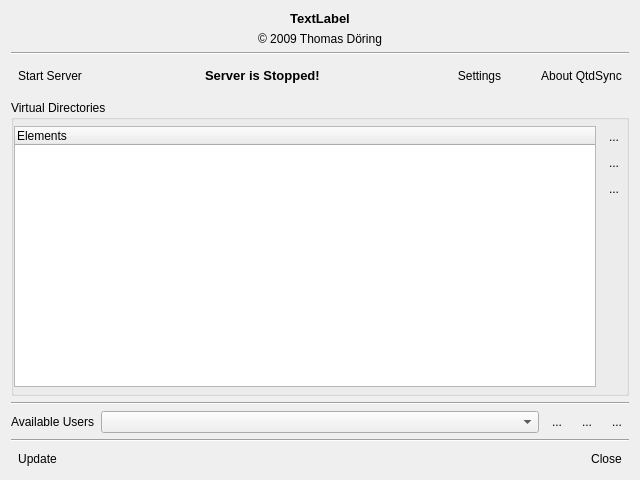
<?xml version="1.0" encoding="UTF-8"?>
<ui version="4.0">
 <class>QtdSyncServer</class>
 <widget class="QDialog" name="QtdSyncServer">
  <property name="geometry">
   <rect>
    <x>0</x>
    <y>0</y>
    <width>640</width>
    <height>480</height>
   </rect>
  </property>
  <property name="minimumSize">
   <size>
    <width>640</width>
    <height>480</height>
   </size>
  </property>
  <property name="acceptDrops">
   <bool>true</bool>
  </property>
  <property name="windowTitle">
   <string>QtdSync Server</string>
  </property>
  <property name="windowIcon">
   <iconset resource="../QtdSync.qrc">
    <normaloff>:/images/newIcon.png</normaloff>:/images/newIcon.png</iconset>
  </property>
  <layout class="QVBoxLayout" name="verticalLayout_3">
   <item>
    <widget class="QLabel" name="m_pProduct">
     <property name="font">
      <font>
       <pointsize>10</pointsize>
       <weight>75</weight>
       <bold>true</bold>
      </font>
     </property>
     <property name="text">
      <string>TextLabel</string>
     </property>
     <property name="alignment">
      <set>Qt::AlignCenter</set>
     </property>
    </widget>
   </item>
   <item>
    <widget class="QLabel" name="m_pCopyright">
     <property name="text">
      <string>© 2009 Thomas Döring</string>
     </property>
     <property name="alignment">
      <set>Qt::AlignCenter</set>
     </property>
    </widget>
   </item>
   <item>
    <layout class="QVBoxLayout" name="verticalLayout_2">
     <property name="spacing">
      <number>2</number>
     </property>
     <item>
      <widget class="Line" name="line_2">
       <property name="orientation">
        <enum>Qt::Horizontal</enum>
       </property>
      </widget>
     </item>
     <item>
      <layout class="QHBoxLayout" name="horizontalLayout">
       <item>
        <widget class="QToolButton" name="m_pPB_RunServer">
         <property name="sizePolicy">
          <sizepolicy hsizetype="Fixed" vsizetype="Fixed">
           <horstretch>0</horstretch>
           <verstretch>0</verstretch>
          </sizepolicy>
         </property>
         <property name="text">
          <string>Start Server</string>
         </property>
         <property name="icon">
          <iconset resource="../QtdSync.qrc">
           <normaloff>:/images/icon_green.png</normaloff>:/images/icon_green.png</iconset>
         </property>
         <property name="toolButtonStyle">
          <enum>Qt::ToolButtonTextUnderIcon</enum>
         </property>
         <property name="autoRaise">
          <bool>true</bool>
         </property>
        </widget>
       </item>
       <item>
        <spacer name="horizontalSpacer_2">
         <property name="orientation">
          <enum>Qt::Horizontal</enum>
         </property>
         <property name="sizeType">
          <enum>QSizePolicy::MinimumExpanding</enum>
         </property>
         <property name="sizeHint" stdset="0">
          <size>
           <width>40</width>
           <height>37</height>
          </size>
         </property>
        </spacer>
       </item>
       <item>
        <widget class="QLabel" name="m_pL_Status_Icon">
         <property name="sizePolicy">
          <sizepolicy hsizetype="Fixed" vsizetype="Preferred">
           <horstretch>0</horstretch>
           <verstretch>0</verstretch>
          </sizepolicy>
         </property>
         <property name="text">
          <string/>
         </property>
         <property name="pixmap">
          <pixmap resource="../QtdSync.qrc">:/images/cube_red.png</pixmap>
         </property>
        </widget>
       </item>
       <item>
        <widget class="QLabel" name="m_pL_Status_Text">
         <property name="sizePolicy">
          <sizepolicy hsizetype="Minimum" vsizetype="Preferred">
           <horstretch>0</horstretch>
           <verstretch>0</verstretch>
          </sizepolicy>
         </property>
         <property name="font">
          <font>
           <pointsize>10</pointsize>
           <weight>75</weight>
           <bold>true</bold>
          </font>
         </property>
         <property name="text">
          <string>Server is Stopped!</string>
         </property>
        </widget>
       </item>
       <item>
        <spacer name="horizontalSpacer_3">
         <property name="orientation">
          <enum>Qt::Horizontal</enum>
         </property>
         <property name="sizeType">
          <enum>QSizePolicy::MinimumExpanding</enum>
         </property>
         <property name="sizeHint" stdset="0">
          <size>
           <width>40</width>
           <height>20</height>
          </size>
         </property>
        </spacer>
       </item>
       <item>
        <widget class="QToolButton" name="m_pPB_Settings">
         <property name="sizePolicy">
          <sizepolicy hsizetype="MinimumExpanding" vsizetype="Preferred">
           <horstretch>0</horstretch>
           <verstretch>0</verstretch>
          </sizepolicy>
         </property>
         <property name="toolTip">
          <string>Settings</string>
         </property>
         <property name="text">
          <string>Settings</string>
         </property>
         <property name="icon">
          <iconset resource="../QtdSync.qrc">
           <normaloff>:/images/newIcon.png</normaloff>:/images/newIcon.png</iconset>
         </property>
         <property name="toolButtonStyle">
          <enum>Qt::ToolButtonTextUnderIcon</enum>
         </property>
         <property name="autoRaise">
          <bool>true</bool>
         </property>
        </widget>
       </item>
       <item>
        <widget class="QToolButton" name="m_pPB_About">
         <property name="sizePolicy">
          <sizepolicy hsizetype="Fixed" vsizetype="Preferred">
           <horstretch>0</horstretch>
           <verstretch>0</verstretch>
          </sizepolicy>
         </property>
         <property name="toolTip">
          <string>About QtdSync</string>
         </property>
         <property name="text">
          <string>About QtdSync</string>
         </property>
         <property name="icon">
          <iconset resource="../QtdSync.qrc">
           <normaloff>:/images/about.png</normaloff>:/images/about.png</iconset>
         </property>
         <property name="toolButtonStyle">
          <enum>Qt::ToolButtonTextUnderIcon</enum>
         </property>
         <property name="autoRaise">
          <bool>true</bool>
         </property>
        </widget>
       </item>
      </layout>
     </item>
    </layout>
   </item>
   <item>
    <widget class="QGroupBox" name="groupBox_2">
     <property name="sizePolicy">
      <sizepolicy hsizetype="Preferred" vsizetype="Preferred">
       <horstretch>0</horstretch>
       <verstretch>2</verstretch>
      </sizepolicy>
     </property>
     <property name="minimumSize">
      <size>
       <width>0</width>
       <height>0</height>
      </size>
     </property>
     <property name="title">
      <string>Virtual Directories</string>
     </property>
     <property name="flat">
      <bool>true</bool>
     </property>
     <layout class="QHBoxLayout" name="horizontalLayout_3">
      <property name="spacing">
       <number>6</number>
      </property>
      <property name="leftMargin">
       <number>0</number>
      </property>
      <property name="topMargin">
       <number>6</number>
      </property>
      <property name="rightMargin">
       <number>0</number>
      </property>
      <property name="bottomMargin">
       <number>6</number>
      </property>
      <item>
       <widget class="QtdTreeWidget" name="m_pTW_Folders">
        <property name="minimumSize">
         <size>
          <width>0</width>
          <height>0</height>
         </size>
        </property>
        <property name="alternatingRowColors">
         <bool>true</bool>
        </property>
        <column>
         <property name="text">
          <string>Elements</string>
         </property>
        </column>
       </widget>
      </item>
      <item>
       <layout class="QVBoxLayout" name="verticalLayout">
        <property name="spacing">
         <number>5</number>
        </property>
        <item>
         <widget class="QToolButton" name="m_pPB_Config_Add">
          <property name="sizePolicy">
           <sizepolicy hsizetype="Minimum" vsizetype="Preferred">
            <horstretch>0</horstretch>
            <verstretch>0</verstretch>
           </sizepolicy>
          </property>
          <property name="toolTip">
           <string>Add Virtual Directory</string>
          </property>
          <property name="text">
           <string>...</string>
          </property>
          <property name="icon">
           <iconset resource="../QtdSync.qrc">
            <normaloff>:/images/add.png</normaloff>:/images/add.png</iconset>
          </property>
          <property name="autoRaise">
           <bool>true</bool>
          </property>
         </widget>
        </item>
        <item>
         <widget class="QToolButton" name="m_pPB_Config_Remove">
          <property name="sizePolicy">
           <sizepolicy hsizetype="Minimum" vsizetype="Preferred">
            <horstretch>0</horstretch>
            <verstretch>0</verstretch>
           </sizepolicy>
          </property>
          <property name="toolTip">
           <string>Remove Virtual Directory</string>
          </property>
          <property name="text">
           <string>...</string>
          </property>
          <property name="icon">
           <iconset resource="../QtdSync.qrc">
            <normaloff>:/images/delete.png</normaloff>:/images/delete.png</iconset>
          </property>
          <property name="autoRaise">
           <bool>true</bool>
          </property>
         </widget>
        </item>
        <item>
         <widget class="QToolButton" name="m_pPB_Config_Edit">
          <property name="sizePolicy">
           <sizepolicy hsizetype="Minimum" vsizetype="Preferred">
            <horstretch>0</horstretch>
            <verstretch>0</verstretch>
           </sizepolicy>
          </property>
          <property name="toolTip">
           <string>Edit Virtual Directory</string>
          </property>
          <property name="text">
           <string>...</string>
          </property>
          <property name="icon">
           <iconset resource="../QtdSync.qrc">
            <normaloff>:/images/edit.png</normaloff>:/images/edit.png</iconset>
          </property>
          <property name="autoRaise">
           <bool>true</bool>
          </property>
         </widget>
        </item>
        <item>
         <spacer name="verticalSpacer">
          <property name="orientation">
           <enum>Qt::Vertical</enum>
          </property>
          <property name="sizeType">
           <enum>QSizePolicy::MinimumExpanding</enum>
          </property>
          <property name="sizeHint" stdset="0">
           <size>
            <width>20</width>
            <height>40</height>
           </size>
          </property>
         </spacer>
        </item>
       </layout>
      </item>
     </layout>
    </widget>
   </item>
   <item>
    <widget class="Line" name="line_3">
     <property name="orientation">
      <enum>Qt::Horizontal</enum>
     </property>
    </widget>
   </item>
   <item>
    <layout class="QHBoxLayout" name="horizontalLayout_4">
     <item>
      <widget class="QLabel" name="label">
       <property name="text">
        <string>Available Users</string>
       </property>
      </widget>
     </item>
     <item>
      <widget class="QComboBox" name="m_pCB_Users">
       <property name="sizePolicy">
        <sizepolicy hsizetype="MinimumExpanding" vsizetype="Fixed">
         <horstretch>0</horstretch>
         <verstretch>0</verstretch>
        </sizepolicy>
       </property>
      </widget>
     </item>
     <item>
      <widget class="QToolButton" name="m_pPB_User_Add">
       <property name="sizePolicy">
        <sizepolicy hsizetype="Minimum" vsizetype="Preferred">
         <horstretch>0</horstretch>
         <verstretch>0</verstretch>
        </sizepolicy>
       </property>
       <property name="toolTip">
        <string>Add User</string>
       </property>
       <property name="text">
        <string>...</string>
       </property>
       <property name="icon">
        <iconset resource="../QtdSync.qrc">
         <normaloff>:/images/add.png</normaloff>:/images/add.png</iconset>
       </property>
       <property name="autoRaise">
        <bool>true</bool>
       </property>
      </widget>
     </item>
     <item>
      <widget class="QToolButton" name="m_pPB_User_Remove">
       <property name="sizePolicy">
        <sizepolicy hsizetype="Minimum" vsizetype="Preferred">
         <horstretch>0</horstretch>
         <verstretch>0</verstretch>
        </sizepolicy>
       </property>
       <property name="toolTip">
        <string>Remove User</string>
       </property>
       <property name="text">
        <string>...</string>
       </property>
       <property name="icon">
        <iconset resource="../QtdSync.qrc">
         <normaloff>:/images/delete.png</normaloff>:/images/delete.png</iconset>
       </property>
       <property name="autoRaise">
        <bool>true</bool>
       </property>
      </widget>
     </item>
     <item>
      <widget class="QToolButton" name="m_pPB_User_Edit">
       <property name="sizePolicy">
        <sizepolicy hsizetype="Minimum" vsizetype="Preferred">
         <horstretch>0</horstretch>
         <verstretch>0</verstretch>
        </sizepolicy>
       </property>
       <property name="toolTip">
        <string>Edit User</string>
       </property>
       <property name="text">
        <string>...</string>
       </property>
       <property name="icon">
        <iconset resource="../QtdSync.qrc">
         <normaloff>:/images/edit.png</normaloff>:/images/edit.png</iconset>
       </property>
       <property name="autoRaise">
        <bool>true</bool>
       </property>
      </widget>
     </item>
    </layout>
   </item>
   <item>
    <widget class="Line" name="line">
     <property name="orientation">
      <enum>Qt::Horizontal</enum>
     </property>
    </widget>
   </item>
   <item>
    <layout class="QHBoxLayout" name="horizontalLayout_2">
     <item>
      <widget class="QToolButton" name="m_pUpdate">
       <property name="text">
        <string>Update</string>
       </property>
       <property name="icon">
        <iconset resource="../QtdSync.qrc">
         <normaloff>:/images/update.png</normaloff>:/images/update.png</iconset>
       </property>
       <property name="toolButtonStyle">
        <enum>Qt::ToolButtonTextBesideIcon</enum>
       </property>
       <property name="autoRaise">
        <bool>true</bool>
       </property>
      </widget>
     </item>
     <item>
      <widget class="QLabel" name="m_pL_BugReport">
       <property name="sizePolicy">
        <sizepolicy hsizetype="Minimum" vsizetype="Preferred">
         <horstretch>0</horstretch>
         <verstretch>0</verstretch>
        </sizepolicy>
       </property>
       <property name="font">
        <font>
         <pointsize>10</pointsize>
         <weight>75</weight>
         <bold>true</bold>
        </font>
       </property>
       <property name="text">
        <string/>
       </property>
       <property name="openExternalLinks">
        <bool>true</bool>
       </property>
       <property name="textInteractionFlags">
        <set>Qt::LinksAccessibleByKeyboard|Qt::LinksAccessibleByMouse</set>
       </property>
      </widget>
     </item>
     <item>
      <spacer name="horizontalSpacer">
       <property name="orientation">
        <enum>Qt::Horizontal</enum>
       </property>
       <property name="sizeHint" stdset="0">
        <size>
         <width>40</width>
         <height>20</height>
        </size>
       </property>
      </spacer>
     </item>
     <item>
      <widget class="QToolButton" name="m_pPB_OK">
       <property name="sizePolicy">
        <sizepolicy hsizetype="Minimum" vsizetype="Minimum">
         <horstretch>0</horstretch>
         <verstretch>0</verstretch>
        </sizepolicy>
       </property>
       <property name="text">
        <string>Close</string>
       </property>
       <property name="icon">
        <iconset resource="../QtdSync.qrc">
         <normaloff>:/images/ok.png</normaloff>:/images/ok.png</iconset>
       </property>
       <property name="toolButtonStyle">
        <enum>Qt::ToolButtonTextBesideIcon</enum>
       </property>
       <property name="autoRaise">
        <bool>true</bool>
       </property>
      </widget>
     </item>
    </layout>
   </item>
  </layout>
 </widget>
 <customwidgets>
  <customwidget>
   <class>QtdTreeWidget</class>
   <extends>QTreeWidget</extends>
   <header>QtdWidgets.h</header>
  </customwidget>
 </customwidgets>
 <resources>
  <include location="../QtdSync.qrc"/>
  <include location="../QtdSync.qrc"/>
  <include location="../QtdSync.qrc"/>
  <include location="../QtdSync.qrc"/>
  <include location="../QtdSync.qrc"/>
  <include location="../QtdSync.qrc"/>
  <include location="../QtdSync.qrc"/>
  <include location="../QtdSync.qrc"/>
  <include location="../QtdSync.qrc"/>
  <include location="../QtdSync.qrc"/>
  <include location="../QtdSync.qrc"/>
  <include location="../QtdSync.qrc"/>
  <include location="../QtdSync.qrc"/>
  <include location="../QtdSync.qrc"/>
  <include location="../QtdSync.qrc"/>
 </resources>
 <connections/>
</ui>
